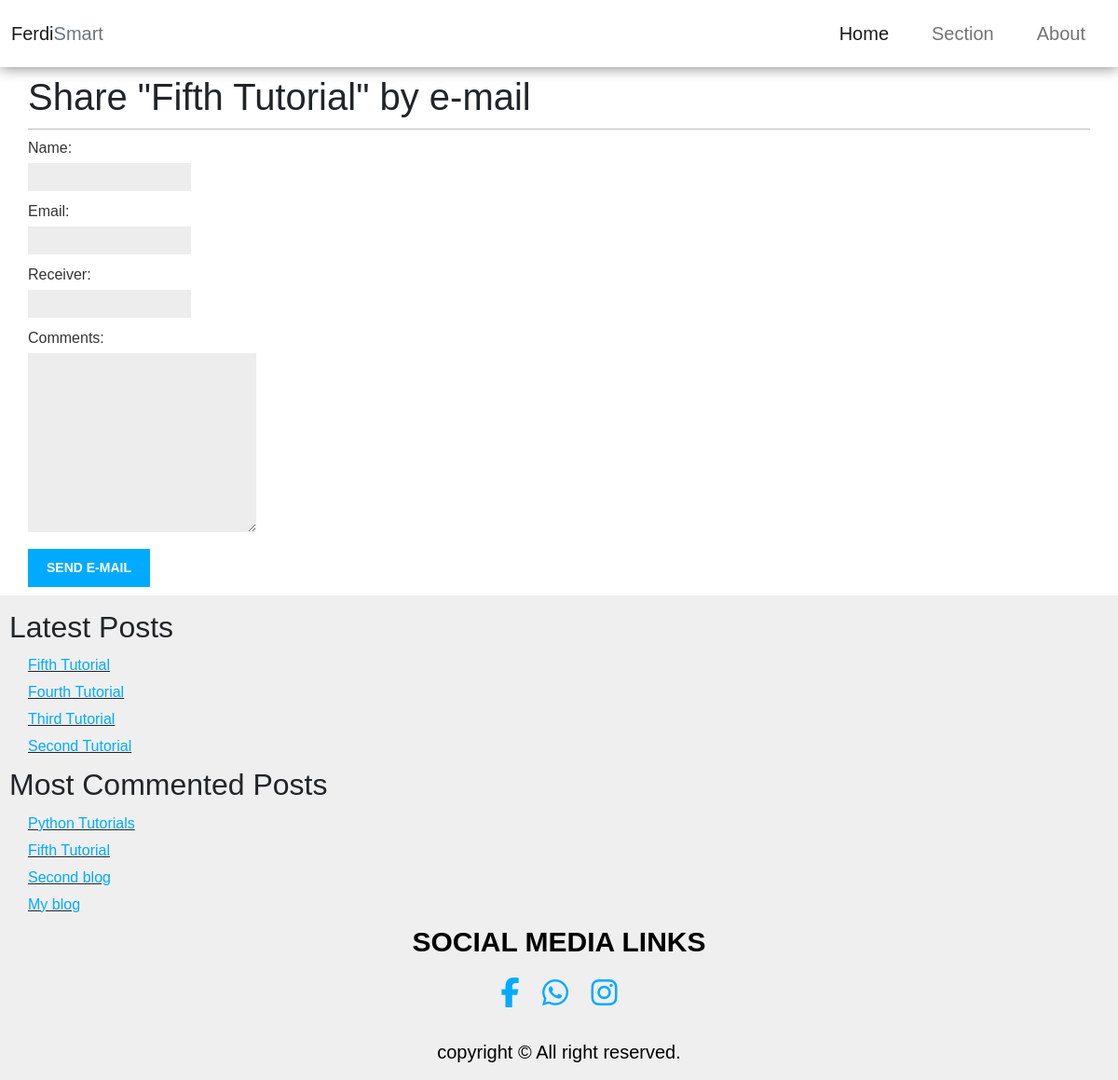
Page /blog/12/share/ on the committed database.
### blog/models.py (models this page shows, shortened)
class Post(models.Model):
  STATUS_CHOICES = (
      ('draft', 'Draft'),
      ('published', 'Published')
  )
  title = models.CharField(max_length=250)
  slug = models.SlugField(max_length=250, unique_for_date='publish')
  author = models.ForeignKey(User, on_delete=models.CASCADE, related_name='blog_posts')
  body =models.TextField()
  publish = models.DateTimeField(default=timezone.now)
  created = models.DateTimeField(auto_now_add=True)
  updated = models.DateTimeField(auto_now=True)
  status = models.CharField(max_length=10, choices=STATUS_CHOICES, default='draft')
  class Meta:
    ordering = ('-publish',)
  objects = models.Manager()
  Published = PublishedManager()
  def get_absolute_url(self):
    return reverse('blog:post_details', args=[self.slug])

### blog/views.py (the view)
# urls.py: path('<int:post_id>/share/', views.post_share, name='post_share')
def post_share(request, post_id):
  post = get_object_or_404(Post, id=post_id, status='published')
  sent = False
  if request.method == 'POST':
    form = EmailPostForm(request.POST)
    if form.is_valid():
      cd=form.cleaned_data
      post_url = request.build_absolute_uri(post.get_absolute_url())
      subject = f"{cd['name']} recommends you read" \
                f"{post.title}"
      message = f"Read {post.title} at {post_url}\n\n" \
                f"{cd['name']}\'s comments: {cd['comments']}"
      send_mail(subject, message, 'admin@myblog.com', [cd['receiver']])
      sent = True
      messages.success(request, f"E-mail sent to {cd['receiver']} Successfully")
      return redirect(reverse('blog:post_details', args=[post.slug]))
  else:
    form = EmailPostForm()
  return render(request, 'blog/post/share.html', {'post': post, 'form': form, 'sent': sent})

### blog/forms.py
class EmailPostForm(forms.Form):
  name = forms.CharField(max_length=25)
  email = forms.EmailField()
  receiver = forms.EmailField()
  comments = forms.CharField(required=False, widget=forms.Textarea(attrs={'rows':10, 'cols':30}))

### blog/models.py (called while the page is built)
  def get_queryset(self):
    return super(PublishedManager, self).get_queryset()\
       .filter(status='published')

### blog/templatetags/blog_tags.py (called while the page is built)
@register.inclusion_tag('blog/post/latest_posts.html')
def show_latest_post(count=5):
  latest_posts = Post.Published.order_by('-publish')[:count]
  return {'latest_posts': latest_posts}

@register.simple_tag
def get_most_commented_posts(count=5):
  return Post.Published.annotate(total_comments=Count('comment')).order_by('-total_comments')[:count]

### blog/templates/blog/post/share.html (shortened to what this page needs)
{% extends 'blog/base.html' %}
{% block content %}
  <h1>Share "{{post.title}}" by e-mail</h1>
  <form method="post">
    {% for field in form %}
    <div>
      {{ field.label_tag }} {{ field }}
    </div>
    {% endfor %}
    <input type="submit" value="Send e-mail">
  </form>
{% endblock %}

### blog/templates/blog/base.html (shortened to what this page needs)
{% load static %}
{% load blog_tags %}
<!DOCTYPE html>
<html>
  <head>
    <link href="{% static "css/style.css" %}" rel="stylesheet">
    <link href="https://cdn.jsdelivr.net/npm/bootstrap@5.1.3/dist/css/bootstrap.min.css" rel="stylesheet">
  </head>
  <body>
    <nav class="navbar navbar-expand-sm bg-white navbar-light fixed-top" style="box-shadow:0 0 15px 0 #777">
  <div class="container-fluid">
    <a class="navbar-brand" href="#">Ferdi<span class="text-muted" >Smart</span></a>
    <div class="collapse navbar-collapse justify-content-sm-end" id="collapsibleNavbar">
      <ul class="navbar-nav fs-5 fw-normal" >
        <li class="nav-item ">
          <a class="nav-link active " href="{% url "blog:post_list" %}">Home</a>
        </li>
        <li class="nav-item">
          <a class="nav-link" href="#">Section</a>
        </li>
        <li class="nav-item">
          <a class="nav-link" href="#">About</a>
        </li>
      </ul>
    </div>
  </div>
</nav>
    <div class="content">
      {% block content %}
      {% endblock %}
    </div>
    <div class="sidebar">
      <h2>Latest Posts</h3>
      {% show_latest_post 4 %}
      <h2>Most Commented Posts</h2>
      {% get_most_commented_posts 4 as most_commented_posts %}
      <ul>
        {% for post in most_commented_posts %}
        <li class="li">
          <a class="link" href="{{ post.get_absolute_url }}">{{ post.title }}</a>
        </li>
        {% endfor %}
      </ul>
        <div class="social">
           <p>SOCIAL MEDIA LINKS</p>
           <a class="link" href="https://www.facebook.com/profile.php?id=100077376138673" ><i class="fa-brands fa-facebook-f fa-2x"></i></a>
            <a class="link" href="https://wa.link/q54he2" ><i class="fa-brands fa-whatsapp fa-2x"></i></a>
            <a class="link" href="#instagram" ><i class="fa-brands fa-instagram fa-2x"></i></a>
         </div>
         <div class="footer-copyright" >
             <div>
                copyright © All right reserved.
             </div>
         </div>
    </div>
  </body>
</html>

### blog/templates/blog/post/latest_posts.html
<ul>
  {% for post in latest_posts %}
    <li class="li">
      <a class="link" href="{{ post.get_absolute_url }}">{{ post.title }}</a>
    </li>
  {% endfor %}
</ul>

### blog/templates/blog/base.html (style rules this page uses)
body { margin:0; padding:0; font-family:helvetica, sans-serif; }
.link { color:#00abff; text-decoration:none; }
h1 { font-weight:normal; border-bottom:1px solid #bbb; padding:0 0 10px 0; }
h2 { font-weight:normal; margin:10px 0 ; }
.content { padding:0 30px; margin-top: 80px; }
.sidebar { margin-top: 500px; padding:5px 10px; background:#efefef; height: auto; }
ul { margin: 0; padding: 0; list-style-type: none; }
li { margin: 5px 15px 5px; }
.li { margin: 5px 20px 5px; text-decoration: underline; }
label { float:left; clear:both; color:#333; margin-bottom:4px; }
input, textarea { clear:both; float:left; margin:0 0 10px; background:#ededed; border:0; padding:6px 10px; font-size:12px; }
input[type=submit] { font-weight:bold; background:#00abff; color:#fff; padding:10px 20px; font-size:14px; margin-top: 8px; text-transform:uppercase; }
.social { text-align: center; }
.social p { font-size:30px; color:#000; text-align:center; font-weight:bold; }
.social a { margin:10px; }
.sidebar .footer-copyright { text-align:center; padding:10px; margin-top: 20px; }
.sidebar .footer-copyright div { color:#000; font-size:20px; }

### rows in the picture
Post: title "Fifth Tutorial"
Post: title "Fourth Tutorial"
Post: title "Third Tutorial"
Post: title "Second Tutorial"
Post: title "Python Tutorials"
Post: title "Second blog"
Post: title "My blog"

### other values in the picture
{{ field.label_tag }} "Name:" "Email:" "Receiver:" "Comments:"
